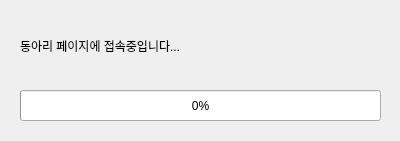
<?xml version="1.0" encoding="UTF-8"?>
<ui version="4.0">
 <class>ProgressLoading</class>
 <widget class="QDialog" name="ProgressLoading">
  <property name="geometry">
   <rect>
    <x>0</x>
    <y>0</y>
    <width>400</width>
    <height>141</height>
   </rect>
  </property>
  <property name="windowTitle">
   <string>Dialog</string>
  </property>
  <widget class="QProgressBar" name="progressBar">
   <property name="geometry">
    <rect>
     <x>20</x>
     <y>90</y>
     <width>361</width>
     <height>31</height>
    </rect>
   </property>
   <property name="styleSheet">
    <string notr="true">font: 9pt &quot;맑은 고딕&quot;;</string>
   </property>
   <property name="value">
    <number>0</number>
   </property>
   <property name="alignment">
    <set>Qt::AlignCenter</set>
   </property>
   <property name="textVisible">
    <bool>true</bool>
   </property>
   <property name="invertedAppearance">
    <bool>false</bool>
   </property>
   <property name="format">
    <string>%p%</string>
   </property>
  </widget>
  <widget class="QLabel" name="label">
   <property name="geometry">
    <rect>
     <x>20</x>
     <y>20</y>
     <width>351</width>
     <height>51</height>
    </rect>
   </property>
   <property name="styleSheet">
    <string notr="true">font: 11pt &quot;맑은 고딕&quot;;</string>
   </property>
   <property name="text">
    <string>동아리 페이지에 접속중입니다...</string>
   </property>
  </widget>
 </widget>
 <resources/>
 <connections/>
</ui>
